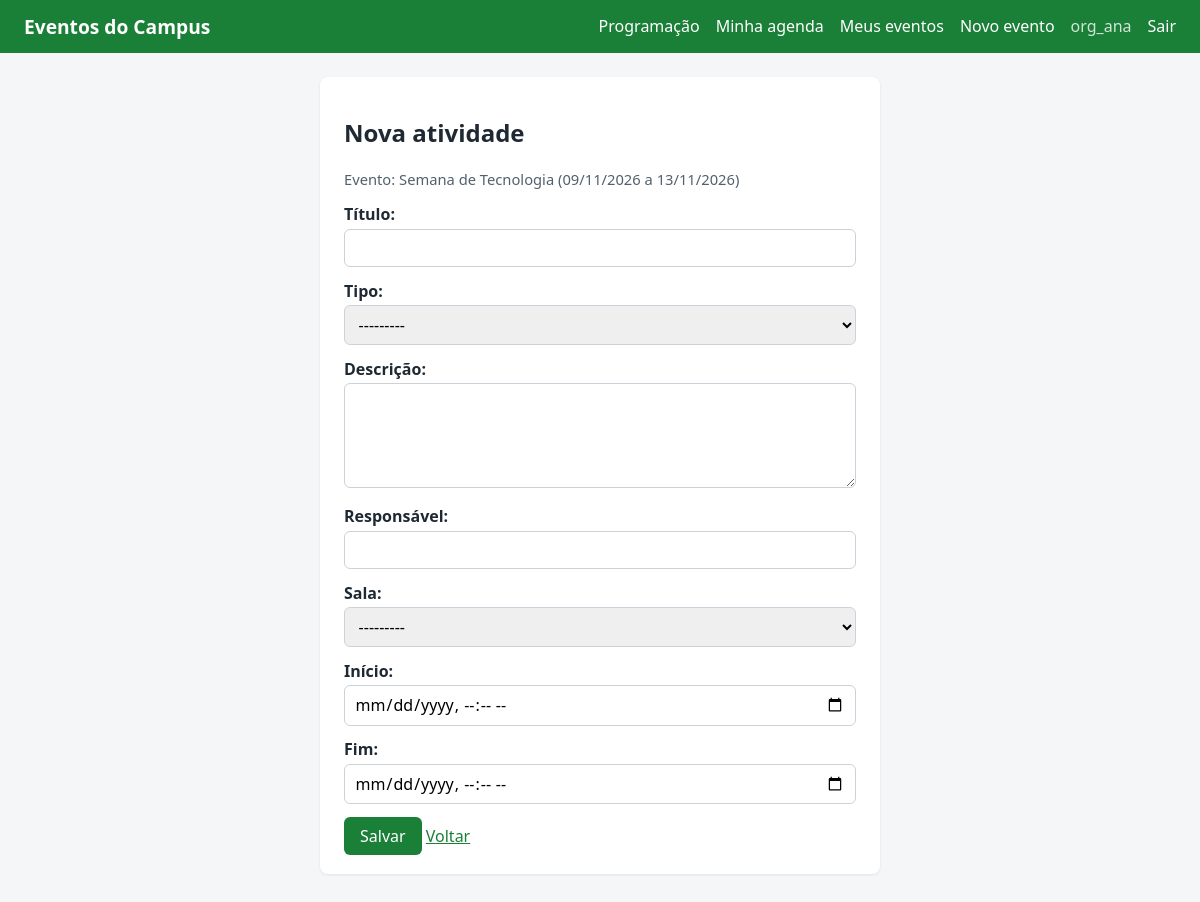
Screenshot of /eventos/1/atividades/nova/ (signed in) with the database file from the repository.
### eventos/models.py (models this page shows, shortened)
class Evento(models.Model):
    nome = models.CharField(max_length=200)
    descricao = models.TextField(blank=True)
    data_inicio = models.DateField("data de início")
    data_fim = models.DateField("data de fim")
    inscricoes_abertas = models.BooleanField("inscrições abertas", default=True)
    organizador = models.ForeignKey(
        settings.AUTH_USER_MODEL,
        on_delete=models.PROTECT,
        related_name="eventos_organizados",
    )
    class Meta:
        ordering = ["data_inicio", "nome"]
    def get_absolute_url(self):
        return reverse("eventos:detalhe", args=[self.pk])

### eventos/views.py (the view, shortened to what this page needs)
# urls.py: path("eventos/<int:pk>/atividades/nova/", views.AtividadeCreateView.as_view(), name="atividade_criar"),
class AtividadeCreateView(DonoDoEventoMixin, CreateView):
    permission_required = "eventos.add_atividade"
    model = Atividade
    form_class = AtividadeForm
    template_name = "eventos/atividade_form.html"
    def get_form_kwargs(self):
        kwargs = super().get_form_kwargs()
        kwargs["instance"] = Atividade(evento=self.get_evento())
        return kwargs
    def get_context_data(self, **kwargs):
        return super().get_context_data(evento=self.get_evento(), **kwargs)

### eventos/forms.py
class AtividadeForm(forms.ModelForm):
    class Meta:
        model = Atividade
        fields = ["titulo", "tipo", "descricao", "responsavel", "sala", "inicio", "fim"]
        widgets = {
            "inicio": forms.DateTimeInput(attrs={"type": "datetime-local"}, format="%Y-%m-%dT%H:%M"),
            "fim": forms.DateTimeInput(attrs={"type": "datetime-local"}, format="%Y-%m-%dT%H:%M"),
            "descricao": forms.Textarea(attrs={"rows": 4}),
        }

### eventos/mixins.py (called while the page is built)
    def get_evento(self):
        if not hasattr(self, "_evento"):
            self._evento = self.buscar_evento()
        return self._evento

    def buscar_evento(self):
        return get_object_or_404(Evento, pk=self.kwargs["pk"])

    def has_permission(self):
        return super().has_permission() and self.get_evento().organizador_id == self.request.user.pk

### eventos/models.py (called while the page is built)
    def __str__(self):
        return f"{self.nome} ({self.bloco})" if self.bloco else self.nome

### templates/eventos/atividade_form.html (shortened to what this page needs)
{% extends "base.html" %}
{% block content %}
<section class="cartao estreito">
    <h1>{% if object.pk %}Editar {{ object.titulo }}{% else %}Nova atividade{% endif %}</h1>
    <p class="meta">Evento: {{ evento.nome }} ({{ evento.data_inicio|date:"d/m/Y" }} a {{ evento.data_fim|date:"d/m/Y" }})</p>
    <form method="post">
        {{ form.as_p }}
        <button type="submit">Salvar</button>
        <a href="{{ evento.get_absolute_url }}">Voltar</a>
    </form>
</section>
{% endblock %}

### templates/base.html (shortened to what this page needs)
{% load static %}<!DOCTYPE html>
<html lang="pt-br">
<head>
    <link rel="stylesheet" href="{% static 'css/style.css' %}">
</head>
<body>
<header class="topo">
    <a class="marca" href="{% url 'eventos:lista' %}">Eventos do Campus</a>
    <nav>
        <a href="{% url 'eventos:lista' %}">Programação</a>
        {% if user.is_authenticated %}
            <a href="{% url 'eventos:agenda' %}">Minha agenda</a>
            {% if perms.eventos.add_evento %}
                <a href="{% url 'eventos:meus_eventos' %}">Meus eventos</a>
                <a href="{% url 'eventos:criar' %}">Novo evento</a>
            {% endif %}
            <span class="usuario">{{ user.username }}</span>
            <form method="post" action="{% url 'logout' %}" class="inline">
                <button type="submit" class="link">Sair</button>
            </form>
        {% else %}
            <a href="{% url 'login' %}">Entrar</a>
            <a href="{% url 'signup' %}">Cadastrar</a>
        {% endif %}
    </nav>
</header>
<main>
    {% block content %}{% endblock %}
</main>
</body>
</html>

### static/css/style.css (style rules this page uses)
* { box-sizing: border-box; }
body { margin: 0; font-family: system-ui, "Segoe UI", sans-serif; background: #f4f6f8; color: #1f2933; }
a { color: #1a7f37; }
main { max-width: 1100px; margin: 0 auto; padding: 1.5rem; }
.topo { display: flex; justify-content: space-between; align-items: center; flex-wrap: wrap; gap: 1rem; padding: .8rem 1.5rem; background: #1a7f37; }
.topo a, .topo .usuario, .topo .link { color: #fff; text-decoration: none; }
.topo nav { display: flex; gap: 1rem; align-items: center; flex-wrap: wrap; }
.marca { font-weight: 700; font-size: 1.2rem; }
.usuario { opacity: .8; }
.cartao { background: #fff; border-radius: 8px; padding: 1.2rem 1.5rem; margin-bottom: 1rem; box-shadow: 0 1px 3px rgba(0,0,0,.08); }
.estreito { max-width: 560px; margin: 0 auto 1rem; }
.meta { color: #52606d; font-size: .92rem; }
button, .botao { display: inline-block; border: 0; border-radius: 6px; padding: .5rem 1rem; cursor: pointer; background: #1a7f37; color: #fff; font: inherit; text-decoration: none; }
button.link { background: none; padding: 0; }
form.inline { display: inline; }
form p { margin: .8rem 0; }
form label { display: block; font-weight: 600; margin-bottom: .2rem; }
input[type=text], input[type=password], input[type=number], input[type=date], input[type=datetime-local], select, textarea { width: 100%; padding: .45rem .6rem; border: 1px solid #cbd2d9; border-radius: 6px; font: inherit; }

### rows the page displays
Evento: nome "Semana de Tecnologia", data_inicio "09/11/2026", data_fim "13/11/2026"

### other values shown
{{ user.username }} "org_ana"
